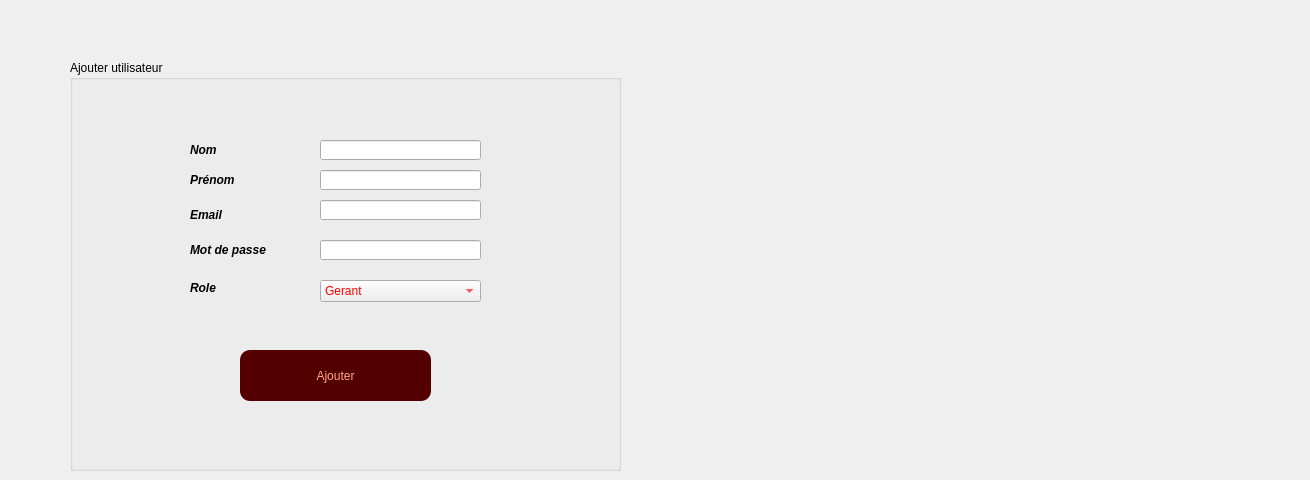
    <widget class="QWidget" name="page_3">
     <widget class="QGroupBox" name="groupBox_3">
      <property name="geometry">
       <rect>
        <x>70</x>
        <y>60</y>
        <width>551</width>
        <height>411</height>
       </rect>
      </property>
      <property name="styleSheet">
       <string notr="true">QPushButton { color: red }
QLineEdit { color: red }
QComboBox { color: red }

QPushButton{
    color: rgb(255, 170, 127);
	font: 63 10pt &quot;Yu Gothic UI Semibold&quot;;

    background-color: rgb(255, 170, 127);
	background: rgb(85, 0, 0);

	border-radius:10px;
}
QPushButton:hover
{
color: rgb(255, 170, 127);

background:rgb(175, 31, 36);



border-radius:10px;
}

QPushButton:focus
{
color: rgb(255, 170, 127);

background:rgb(175, 31, 36);

border-radius:10px;
}</string>
      </property>
      <property name="title">
       <string>Ajouter utilisateur</string>
      </property>
      <widget class="QLabel" name="label_8">
       <property name="geometry">
        <rect>
         <x>120</x>
         <y>80</y>
         <width>51</width>
         <height>21</height>
        </rect>
       </property>
       <property name="styleSheet">
        <string notr="true"/>
       </property>
       <property name="text">
        <string>&lt;html&gt;&lt;head/&gt;&lt;body&gt;&lt;p&gt;&lt;span style=&quot; font-size:9pt; font-weight:600; font-style:italic;&quot;&gt;Nom&lt;/span&gt;&lt;/p&gt;&lt;/body&gt;&lt;/html&gt;</string>
       </property>
      </widget>
      <widget class="QLabel" name="label_9">
       <property name="geometry">
        <rect>
         <x>120</x>
         <y>110</y>
         <width>81</width>
         <height>21</height>
        </rect>
       </property>
       <property name="text">
        <string>&lt;html&gt;&lt;head/&gt;&lt;body&gt;&lt;p&gt;&lt;span style=&quot; font-size:9pt; font-weight:600; font-style:italic;&quot;&gt;Prénom&lt;/span&gt;&lt;/p&gt;&lt;/body&gt;&lt;/html&gt;</string>
       </property>
      </widget>
      <widget class="QLabel" name="label_10">
       <property name="geometry">
        <rect>
         <x>120</x>
         <y>140</y>
         <width>47</width>
         <height>31</height>
        </rect>
       </property>
       <property name="text">
        <string>&lt;html&gt;&lt;head/&gt;&lt;body&gt;&lt;p&gt;&lt;span style=&quot; font-size:9pt; font-weight:600; font-style:italic;&quot;&gt;Email&lt;/span&gt;&lt;/p&gt;&lt;/body&gt;&lt;/html&gt;</string>
       </property>
      </widget>
      <widget class="QLabel" name="label_11">
       <property name="geometry">
        <rect>
         <x>120</x>
         <y>180</y>
         <width>121</width>
         <height>21</height>
        </rect>
       </property>
       <property name="text">
        <string>&lt;html&gt;&lt;head/&gt;&lt;body&gt;&lt;p&gt;&lt;span style=&quot; font-size:9pt; font-weight:600; font-style:italic;&quot;&gt;Mot de passe&lt;/span&gt;&lt;/p&gt;&lt;/body&gt;&lt;/html&gt;</string>
       </property>
      </widget>
      <widget class="QLabel" name="label_12">
       <property name="geometry">
        <rect>
         <x>120</x>
         <y>220</y>
         <width>41</width>
         <height>16</height>
        </rect>
       </property>
       <property name="minimumSize">
        <size>
         <width>41</width>
         <height>0</height>
        </size>
       </property>
       <property name="maximumSize">
        <size>
         <width>41</width>
         <height>16777215</height>
        </size>
       </property>
       <property name="text">
        <string>&lt;html&gt;&lt;head/&gt;&lt;body&gt;&lt;p&gt;&lt;span style=&quot; font-size:9pt; font-weight:600; font-style:italic;&quot;&gt;Role&lt;/span&gt;&lt;/p&gt;&lt;/body&gt;&lt;/html&gt;</string>
       </property>
      </widget>
      <widget class="QLineEdit" name="inscription_nom_2">
       <property name="geometry">
        <rect>
         <x>250</x>
         <y>80</y>
         <width>161</width>
         <height>20</height>
        </rect>
       </property>
       <property name="text">
        <string/>
       </property>
      </widget>
      <widget class="QLineEdit" name="inscription_prenom_2">
       <property name="geometry">
        <rect>
         <x>250</x>
         <y>110</y>
         <width>161</width>
         <height>20</height>
        </rect>
       </property>
       <property name="text">
        <string/>
       </property>
      </widget>
      <widget class="QLineEdit" name="inscription_email_2">
       <property name="geometry">
        <rect>
         <x>250</x>
         <y>140</y>
         <width>161</width>
         <height>20</height>
        </rect>
       </property>
      </widget>
      <widget class="QLineEdit" name="inscription_mdp_2">
       <property name="geometry">
        <rect>
         <x>250</x>
         <y>180</y>
         <width>161</width>
         <height>20</height>
        </rect>
       </property>
      </widget>
      <widget class="QPushButton" name="inscription_inscrit_2">
       <property name="geometry">
        <rect>
         <x>170</x>
         <y>290</y>
         <width>191</width>
         <height>51</height>
        </rect>
       </property>
       <property name="styleSheet">
        <string notr="true">QPushButton { color: red }
QLineEdit { color: red }
QComboBox { color: red }
QPushButton{
    color: rgb(255, 170, 127);
	font: 63 10pt &quot;Yu Gothic UI Semibold&quot;;

    background-color: rgb(255, 170, 127);
	background: rgb(85, 0, 0);

	border-radius:10px;
}
QPushButton:hover
{
color: rgb(255, 170, 127);

background:rgb(175, 31, 36);



border-radius:10px;
}

QPushButton:focus
{
color: rgb(255, 170, 127);

background:rgb(175, 31, 36);

border-radius:10px;
}</string>
       </property>
       <property name="text">
        <string>Ajouter</string>
       </property>
      </widget>
      <widget class="QComboBox" name="inscription_role">
       <property name="geometry">
        <rect>
         <x>250</x>
         <y>220</y>
         <width>161</width>
         <height>22</height>
        </rect>
       </property>
       <property name="styleSheet">
        <string notr="true"/>
       </property>
       <item>
        <property name="text">
         <string>Gerant</string>
        </property>
       </item>
       <item>
        <property name="text">
         <string>Chef</string>
        </property>
       </item>
       <item>
        <property name="text">
         <string>Serveur</string>
        </property>
       </item>
       <item>
        <property name="text">
         <string>Caissier</string>
        </property>
       </item>
       <item>
        <property name="text">
         <string>Gestionniare commande</string>
        </property>
       </item>
       <item>
        <property name="text">
         <string>Gestionnaire fournisseur</string>
        </property>
       </item>
      </widget>
     </widget>
     <widget class="QLabel" name="label_35">
      <property name="geometry">
       <rect>
        <x>660</x>
        <y>110</y>
        <width>641</width>
        <height>301</height>
       </rect>
      </property>
      <property name="text">
       <string/>
      </property>
      <property name="pixmap">
       <pixmap>add-user-2-256.png</pixmap>
      </property>
     </widget>
    </widget>
